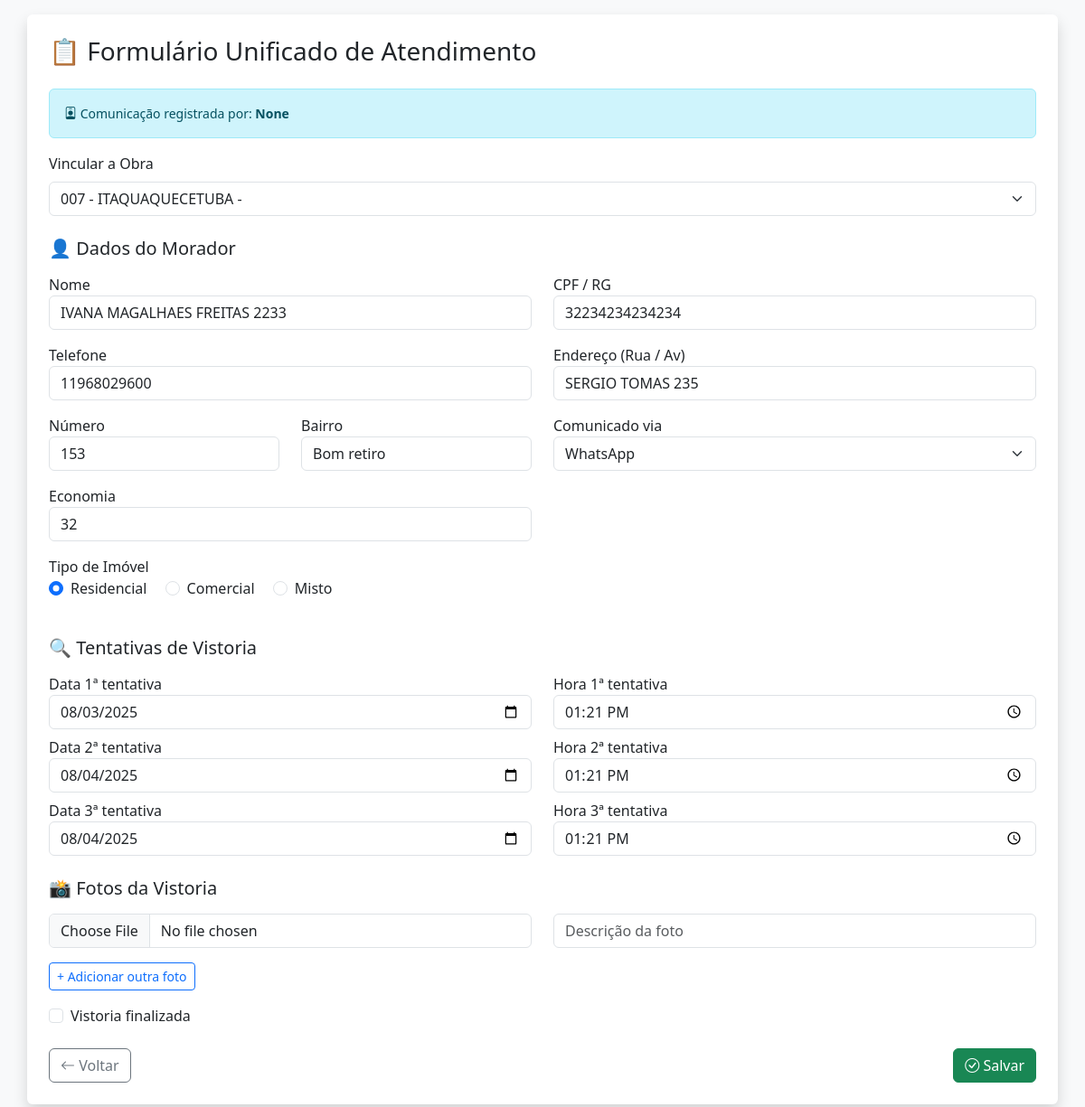
Page /atendimento/23 (signed in) on the earlier database version.
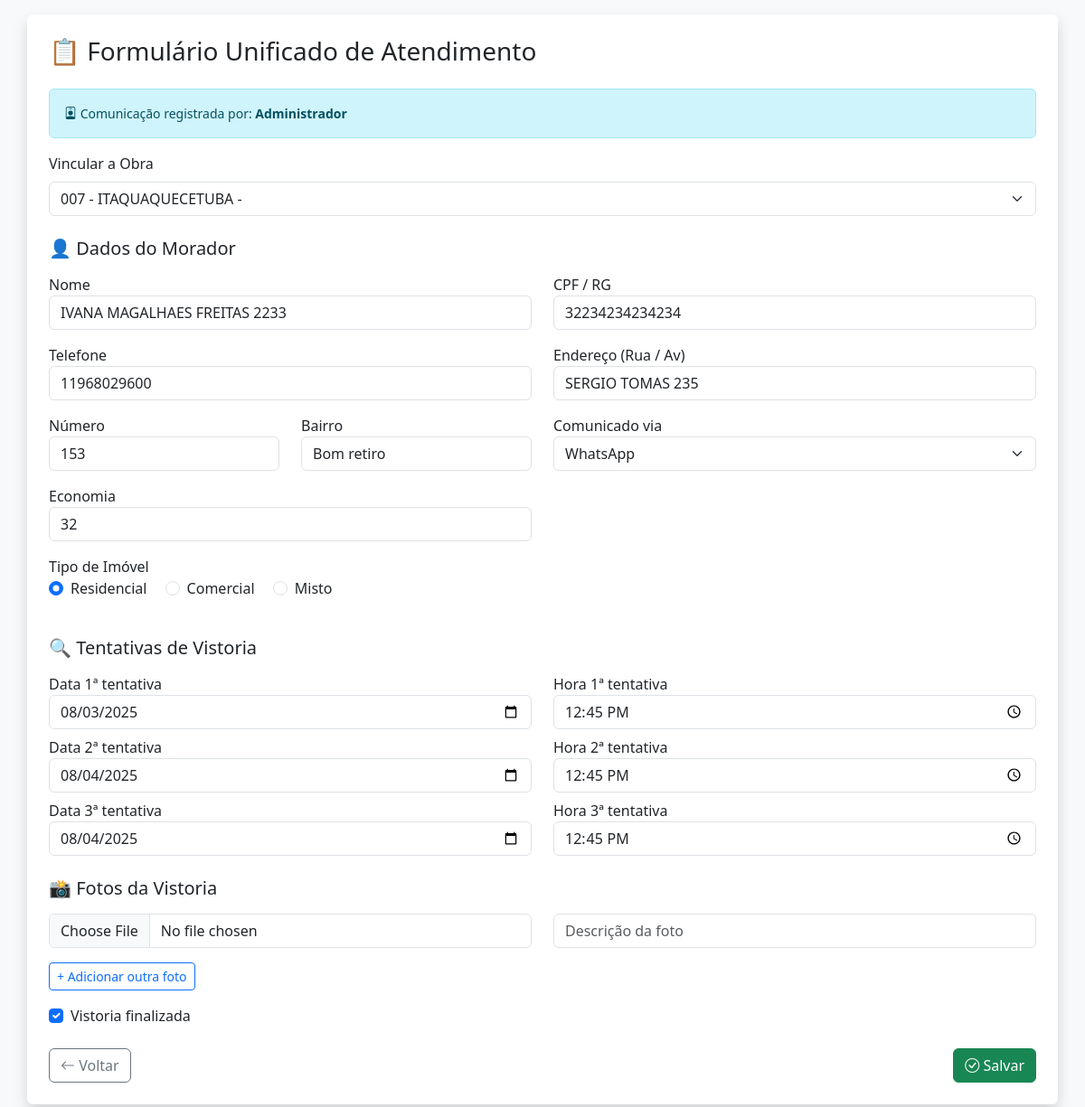
Same page on the later database version.
### app/models.py (models this page shows)
class User(db.Model):
    id = db.Column(db.Integer, primary_key=True)
    nome = db.Column(db.String(100), nullable=True)  # <-- temporariamente
    email = db.Column(db.String(120), unique=True, nullable=False)
    password = db.Column(db.String(120), nullable=False)
    cargo = db.Column(db.String(50), default="usuario")
    obra_id = db.Column(db.Integer, db.ForeignKey('obra.id'))
    obra = db.relationship('Obra', backref='usuarios')

class VistoriaImovel(db.Model):
    id = db.Column(db.Integer, primary_key=True)
    data_1 = db.Column(db.Date)        # ALTERADO
    hora_1 = db.Column(db.Time)        # ALTERADO
    data_2 = db.Column(db.Date)        # ALTERADO
    hora_2 = db.Column(db.Time)        # ALTERADO
    data_3 = db.Column(db.Date)        # ALTERADO
    hora_3 = db.Column(db.Time)        # ALTERADO
    nome_responsavel = db.Column(db.String(100))
    cpf_responsavel = db.Column(db.String(50))
    tipo_vinculo = db.Column(db.String(30))
    municipio = db.Column(db.String(100))
    bairro = db.Column(db.String(100))
    rua = db.Column(db.String(100))
    numero = db.Column(db.String(20))
    complemento = db.Column(db.String(100))
    celular = db.Column(db.String(20))
    tipo_imovel = db.Column(db.String(50))
    soleira = db.Column(db.String(50))
    calcada = db.Column(db.String(100))
    observacoes = db.Column(db.Text)
    fotos = db.relationship("FotoVistoria", back_populates="vistoria", cascade="all, delete-orphan")
    finalizada = db.Column(db.Boolean, default=False)
    usuario_id = db.Column(db.Integer, db.ForeignKey('user.id'))
    usuario = db.relationship('User', backref='vistorias')
    obra_id = db.Column(db.Integer, db.ForeignKey('obra.id', name='fk_vistoria_obra'))
    obra = db.relationship("Obra", backref="vistorias")
    comunicacao_id = db.Column(db.Integer, db.ForeignKey('comunicacao_obra.id'))
    comunicacao = db.relationship("ComunicacaoObra", back_populates="vistorias")

class Obra(db.Model):
    id = db.Column(db.Integer, primary_key=True)
    nome = db.Column(db.String(100), nullable=False)
    descricao = db.Column(db.Text)
    endereco = db.Column(db.String(255))
    responsavel = db.Column(db.String(100))
    data_inicio = db.Column(db.Date)
    data_fim = db.Column(db.Date)
    criado_em = db.Column(db.DateTime, default=datetime.utcnow)

### app/atendimento/routes.py (the view, shortened to what this page needs)
@atendimento_bp.route("/<int:id>", methods=["GET", "POST"])
def atendimento_unificado(id):
    if "user_id" not in session:
        return redirect(url_for("auth.login"))
    vistoria = VistoriaImovel.query.get_or_404(id)
    comunicacao = vistoria.comunicacao
    obras = Obra.query.all()
    return render_template("atendimento/formulario.html",
                           vistoria=vistoria,
                           comunicacao=comunicacao,
                           obras=obras)

### app/__init__.py (called while the page is built)
def register_jinja_filters(app):
    @app.template_filter('getattr')
    def jinja_getattr(obj, attr_name):
        return getattr(obj, attr_name, "")

### templates/atendimento/formulario.html (shortened to what the changed rows need)
<!DOCTYPE html>
<html lang="pt-BR">
<head>
  <link href="https://cdn.jsdelivr.net/npm/bootstrap@5.3.3/dist/css/bootstrap.min.css" rel="stylesheet">
  <link href="https://cdn.jsdelivr.net/npm/bootstrap-icons@1.10.5/font/bootstrap-icons.css" rel="stylesheet">
</head>
<body class="bg-light p-3">
  <div class="container bg-white p-4 rounded shadow">
    {% if comunicacao.usuario %}
    <div class="alert alert-info small">
      <i class="bi bi-person-badge"></i>
      Comunicação registrada por: <strong>{{ comunicacao.usuario.nome }}</strong>
    </div>
    {% endif %}
    <form method="POST"
      action="{% if vistoria and vistoria.id %}{{ url_for('atendimento.atendimento_unificado', id=vistoria.id) }}{% else %}{{ url_for('atendimento.criar_atendimento') }}{% endif %}"
      enctype="multipart/form-data">
      <div class="mb-4">
        <label class="form-label">Vincular a Obra</label>
        <select name="obra_id" class="form-select" {% if session.cargo == 'vistoriador' %}disabled{% endif %} required>
          {% for obra in obras %}
          <option value="{{ obra.id }}" {% if vistoria.obra_id==obra.id %}selected{% endif %}>
            {{ obra.nome }} - {{ obra.bairro }}
          </option>
          {% endfor %}
        </select>
      </div>
      {% if session.cargo in ['vistoriador', 'admin'] %}
      <h5 class="mt-4 mb-3">🔍 Tentativas de Vistoria</h5>
      {% for i in range(1, 4) %}
      <div class="row mb-2">
        <div class="col-md-6">
          <label>Data {{ i }}ª tentativa</label>
          <input type="date" name="data_{{ i }}" class="form-control" value="{{ vistoria | getattr('data_' ~ i) or '' }}">
        </div>
        <div class="col-md-6">
          <label>Hora {{ i }}ª tentativa</label>
          <input type="time" name="hora_{{ i }}" class="form-control" value="{{ vistoria | getattr('hora_' ~ i) or '' }}">
        </div>
      </div>
      {% endfor %}
      <h5 class="mt-4 mb-3">📸 Fotos da Vistoria</h5>
      <div id="container-fotos">
        <div class="row mb-3">
          <div class="col-md-6"><input type="file" name="fotos[]" class="form-control"></div>
          <div class="col-md-6"><input type="text" name="descricao_fotos[]" class="form-control" placeholder="Descrição da foto"></div>
        </div>
      </div>
      <button type="button" class="btn btn-outline-primary btn-sm mb-3" onclick="adicionarFoto()">+ Adicionar outra foto</button>
      <div class="form-check mb-3">
        <input class="form-check-input" type="checkbox" name="finalizada" value="1" id="finalizada" {% if vistoria.finalizada %}checked{% endif %}>
        <label class="form-check-label" for="finalizada">Vistoria finalizada</label>
      </div>
      {% endif %}
    </form>
  </div>
</body>
</html>

Differences in the rows shown:
changed User: usuario.nome "None" → "Administrador"
changed VistoriaImovel "007 - ITAQUAQUECETUBA -": hora_1 "13:21" → "12:45:00"; finalizada "☐" → "☑"
Other differences:
new list line: "08/04/2025 12:45:00"
list line gone: "08/04/2025 13:21"
